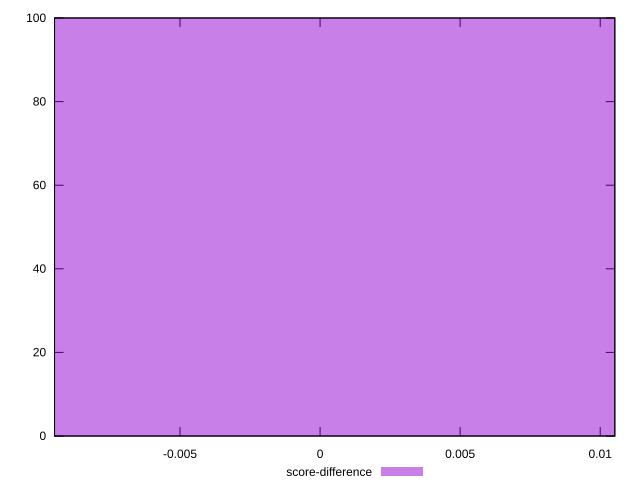

gnuplot code for this plot:
reset

$scoreDifference <<EOF
0 100
EOF

set key outside below
set boxwidth 0.1
set xrange [-0.009478729078265405:0.010521270921734596]
set yrange [0:100]
set trange [0:100]
set style fill transparent solid 0.5 noborder
set terminal svg size 640, 490 enhanced background rgb 'white'
set output "reprap/uses-long-cache-ttl/samples/pages+cached+noexternal+nofonts+nosvg+noimg+nocss/score-difference/histogram.svg"

plot $scoreDifference title "score-difference" with boxes

reset
